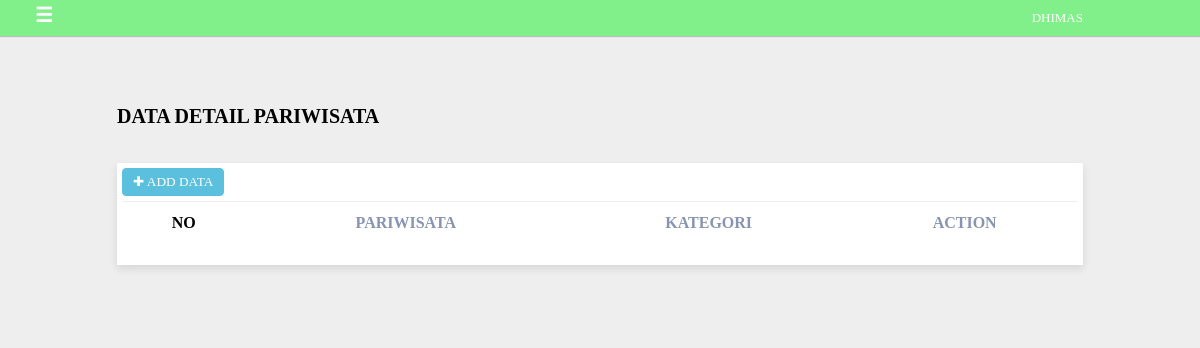
The page /discover_jatim/admin/index.php?p=index_detail_pariwisata (signed in) on the database as committed earlier.
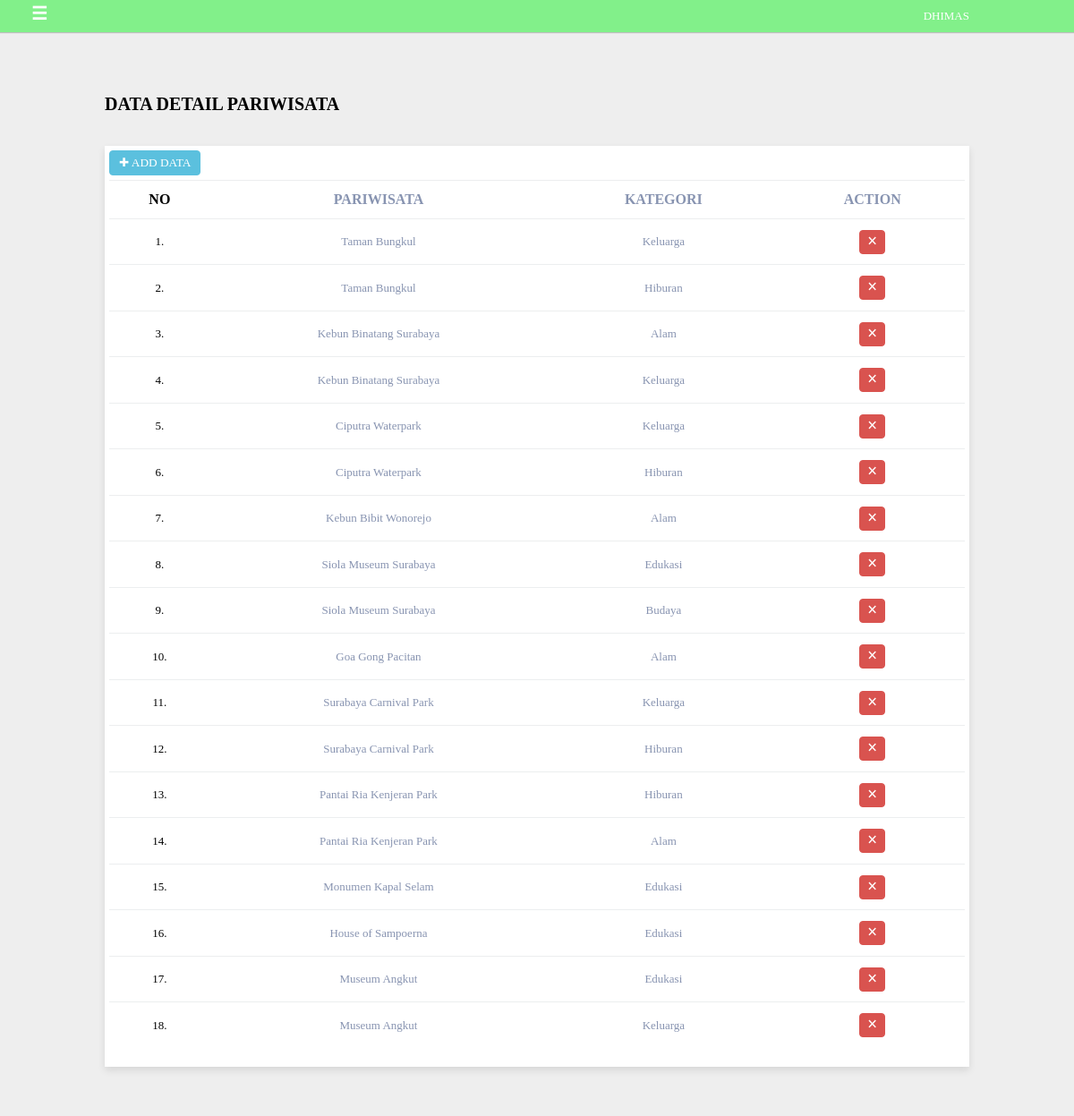
The same page on the database as committed later.
### tables this page shows
CREATE TABLE `detail_pariwisata` (
  `id_pariwisata` char(6) NOT NULL,
  `id_kategori` char(6) NOT NULL
);

CREATE TABLE `pariwisata` (
  `id_pariwisata` char(6) NOT NULL,
  `id_daerah` char(6) NOT NULL,
  `nama_tempat` varchar(25) NOT NULL,
  `alamat_pariwisata` varchar(50) NOT NULL,
  `biaya_masuk` decimal(14,2) NOT NULL,
  `deskripsi_pariwisata` text NOT NULL,
  `avg_rating` decimal(14,2) DEFAULT NULL,
  `link_website` varchar(100) NOT NULL
);

CREATE TABLE `kategori` (
  `id_kategori` char(6) NOT NULL,
  `nama_kategori` varchar(15) NOT NULL
);

### discover_jatim/admin/modules_backend/index_detail_pariwisata.php (the view, shortened to what this page needs)
<?php
	if(@$_SESSION['administrator'] ==""){
		echo"
			<script>
				window.location.href='index.php';
			</script>
		";
		}else{
?>
	<div class="container" id="content_sidebar">
		<div class="row">
			<div class="col-12">
				<div class="trash_content">
				</div>
			</div>
		</div>
		<div class="row">
			<div class="col-6">
				<div class="title-content">
					<strong>DATA DETAIL PARIWISATA</strong>
				</div>
			</div>
		</div>
		<div class="row">
			<div class="col-12">
				<div class="wishlist">
					<table class="table table-hover">
						<thead>
							<tr>
								<th style="color:#000;">NO</th>
								<th>PARIWISATA</th>
								<th>KATEGORI</th>
								<th>ACTION</th>
						</thead>
						<tbody>
							<a href="index.php?p=form_detail_pariwisata">
							<button type="button" class="tambah_data">
								&#10010; ADD DATA
							</button>
							</a>
							<?php
								$no = 1;
								$sql = $db->prepare("SELECT *, p.nama_tempat, k.nama_kategori FROM pariwisata p, kategori k, detail_pariwisata dp WHERE p.id_pariwisata = dp.id_pariwisata AND k.id_kategori = dp.id_kategori");
								$sql->execute();
								while($hasil = $sql->fetch(PDO::FETCH_ASSOC)){
							?>
								<tr>
									<td style="color:#000;"><?php echo $no; ?>.</td>
									<td><?php echo $hasil['nama_tempat']; ?></td>
									<td><?php echo $hasil['nama_kategori']; ?></td>
									<td><input type="button" class="delete_button" value="&times;"onclick="javascript:if(confirm('Are You Sure Want To Delete ?') == true) {window.location.href='modules_backend/proses_detail_pariwisata.php?id=<?php echo base64_encode(@$hasil['id_pariwisata']); ?>&proc=delete'} "/>
									</td>
								<tr>
							<?php
								$no = $no +1;
								}
							?>
						</tbody>
					</table>
				</div>
			</div>
		</div>
	</div>
		<?php } ?>

Rows that differ between the two databases and show on the page:
added detail_pariwisata: id_pariwisata.nama_tempat "Taman Bungkul", id_kategori.nama_kategori "Keluarga"
added detail_pariwisata: id_pariwisata.nama_tempat "Taman Bungkul", id_kategori.nama_kategori "Hiburan"
added detail_pariwisata: id_pariwisata.nama_tempat "Kebun Binatang Surabaya", id_kategori.nama_kategori "Alam"
added detail_pariwisata: id_pariwisata.nama_tempat "Kebun Binatang Surabaya", id_kategori.nama_kategori "Keluarga"
added detail_pariwisata: id_pariwisata.nama_tempat "Ciputra Waterpark", id_kategori.nama_kategori "Keluarga"
added detail_pariwisata: id_pariwisata.nama_tempat "Ciputra Waterpark", id_kategori.nama_kategori "Hiburan"
added detail_pariwisata: id_pariwisata.nama_tempat "Kebun Bibit Wonorejo", id_kategori.nama_kategori "Alam"
added detail_pariwisata: id_pariwisata.nama_tempat "Siola Museum Surabaya", id_kategori.nama_kategori "Edukasi"
added detail_pariwisata: id_pariwisata.nama_tempat "Siola Museum Surabaya", id_kategori.nama_kategori "Budaya"
added detail_pariwisata: id_pariwisata.nama_tempat "Goa Gong Pacitan", id_kategori.nama_kategori "Alam"
added detail_pariwisata: id_pariwisata.nama_tempat "Surabaya Carnival Park", id_kategori.nama_kategori "Keluarga"
added detail_pariwisata: id_pariwisata.nama_tempat "Surabaya Carnival Park", id_kategori.nama_kategori "Hiburan"
added detail_pariwisata: id_pariwisata.nama_tempat "Pantai Ria Kenjeran Park", id_kategori.nama_kategori "Hiburan"
added detail_pariwisata: id_pariwisata.nama_tempat "Pantai Ria Kenjeran Park", id_kategori.nama_kategori "Alam"
added detail_pariwisata: id_pariwisata.nama_tempat "Monumen Kapal Selam", id_kategori.nama_kategori "Edukasi"
added detail_pariwisata: id_pariwisata.nama_tempat "House of Sampoerna", id_kategori.nama_kategori "Edukasi"
added detail_pariwisata: id_pariwisata.nama_tempat "Museum Angkut", id_kategori.nama_kategori "Edukasi"
added detail_pariwisata: id_pariwisata.nama_tempat "Museum Angkut", id_kategori.nama_kategori "Keluarga"
